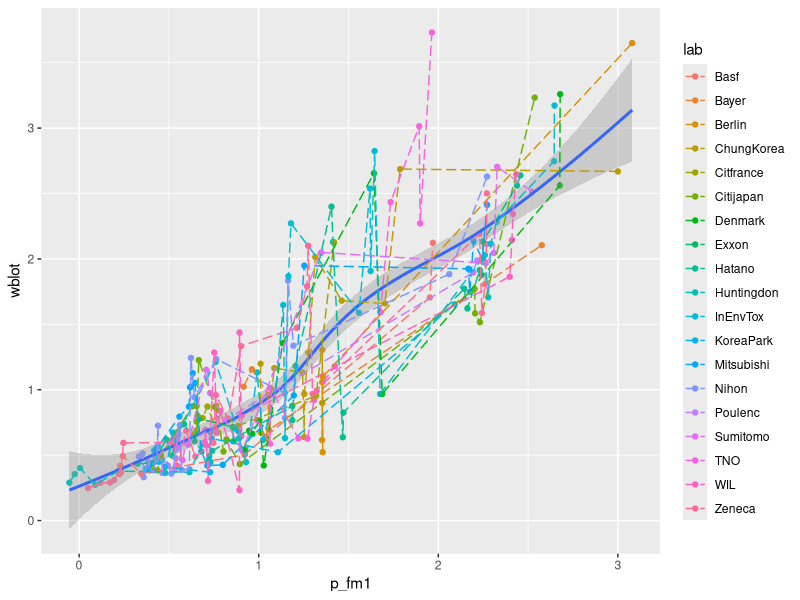
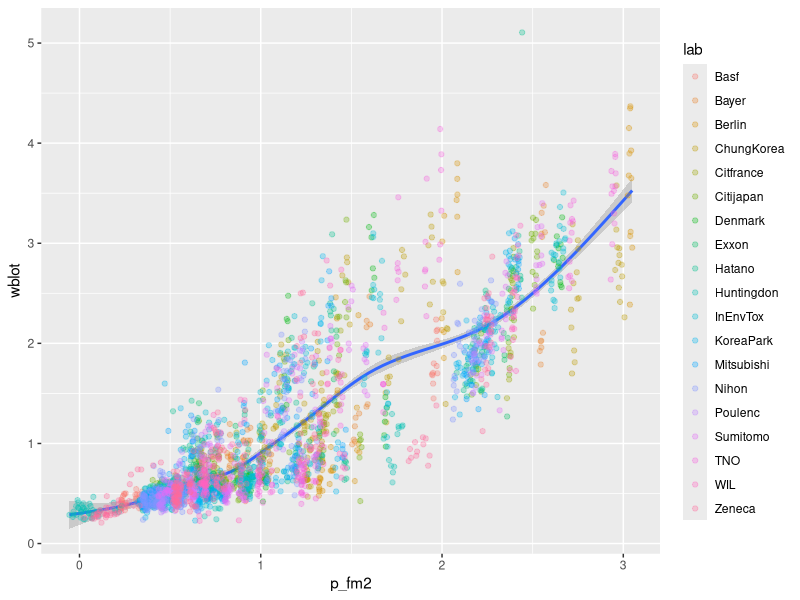
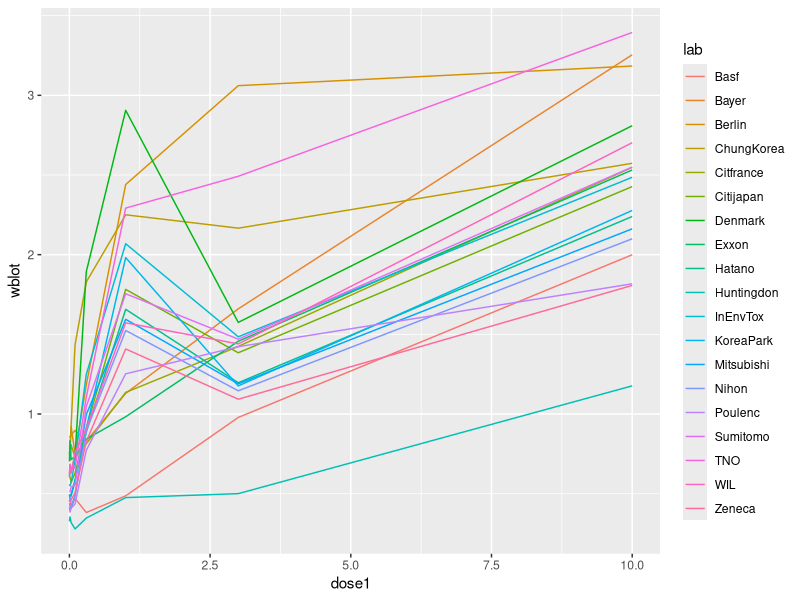
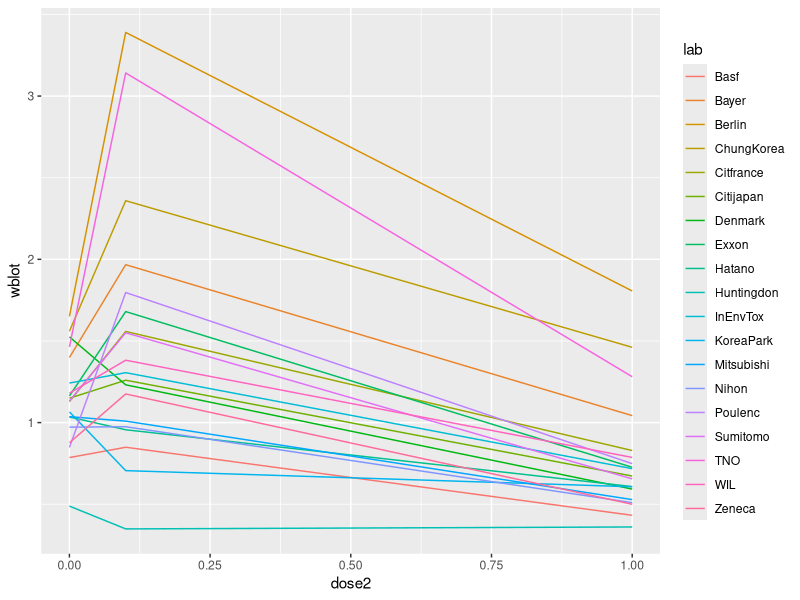
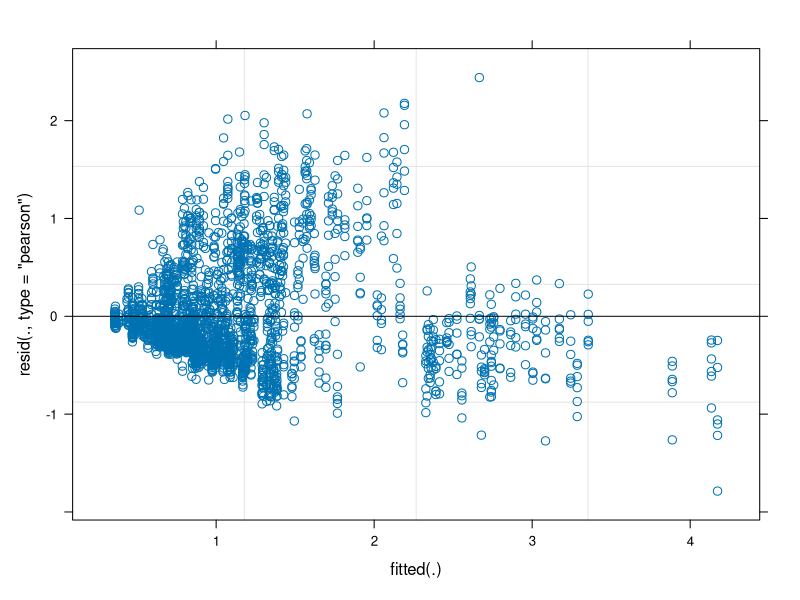
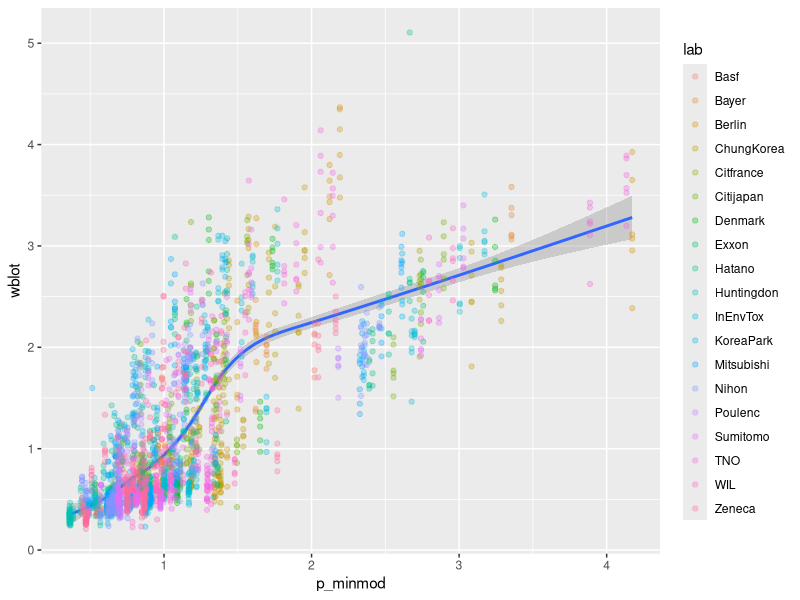
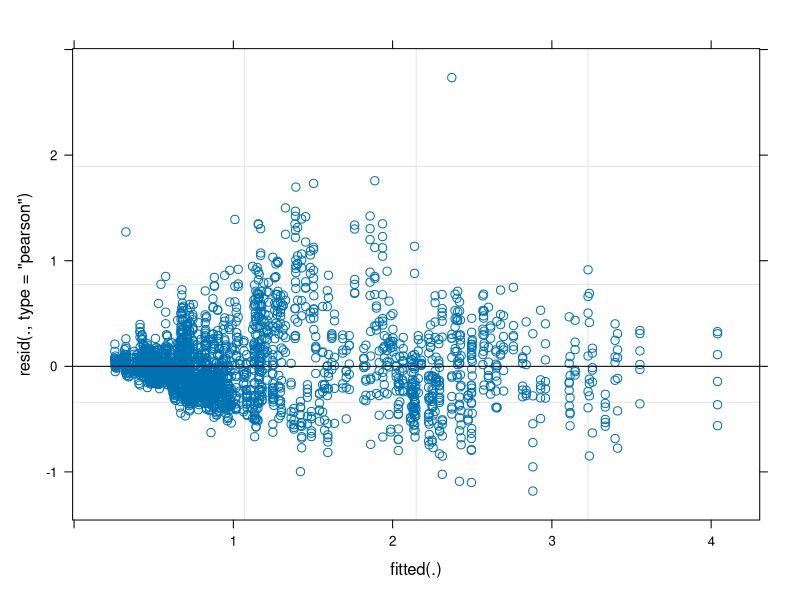
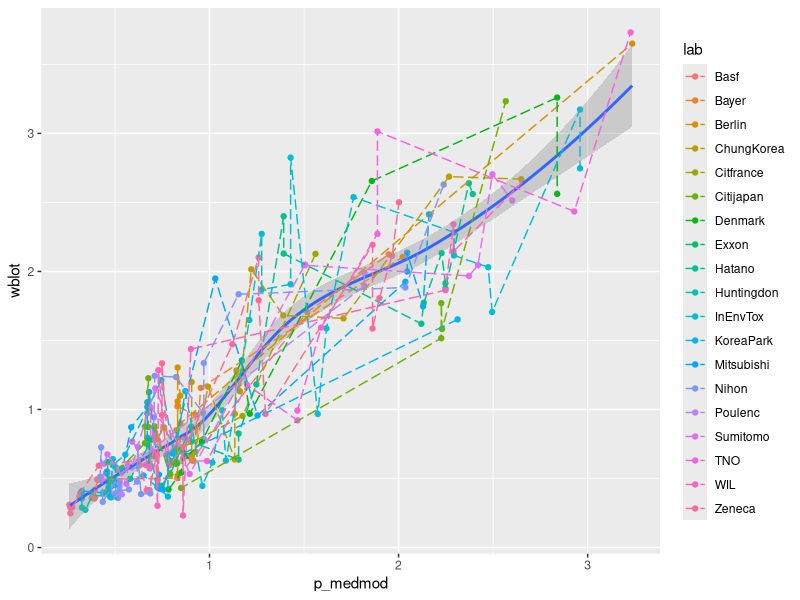

Here is the R script that generated these plots, in order:
## ---- chunk 1
library(dplyr)
library(lme4)
library(ggplot2)

dat <- read.table("case1.txt", header = T, stringsAsFactors = F, na.strings = ".", colClasses=c("character","character","numeric","numeric","numeric","numeric","numeric","numeric"))
dat <-  dat %>% filter(complete.cases(blot)) %>% mutate(wblot = blot/body, wwet = wet/body)
## ---- chunk 2
set.seed(3)
samp <- sample(dim(dat)[1], dim(dat)[1]/10)
test <- dat[samp,]
train <- dat[-samp,]
## ---- chunk 3
fm1 <- lmer(wblot ~ 1 + (proto|lab) + body + poly(dose1,2) + poly(dose2,2), train)
summary(fm1)

p_fm1 <- predict(fm1, test)

ggplot(data = test, aes(p_fm1, wblot)) + geom_point(aes(colour = lab)) + geom_smooth() + geom_line(aes(colour=lab), linetype=5)

## ---- chunk 4
fm2 <- lmer(wblot ~ 1 + (proto|lab) + body + poly(dose1,2) + poly(dose2,2), dat)
summary(fm2)
p_fm2 <- predict(fm2, dat)
ggplot(data = dat, aes(p_fm2, wblot)) + geom_smooth() + geom_point(aes(colour = lab), alpha = 0.3) 

## ---- chunk 5
mean_dat1 <- dat %>% group_by(lab, dose1) %>% summarise(wblot = mean(wblot))
ggplot(data = mean_dat1, aes(x = dose1, y = wblot, color = lab)) + geom_line()
mean_dat2 <- dat %>% group_by(lab, dose2) %>% summarise(wblot = mean(wblot))
ggplot(data = mean_dat2, aes(x = dose2, y = wblot, color = lab)) + geom_line()

## ---- chunk 6
#dose response curve
minmod <- lmer(wblot ~ (1 + proto + dose1 + dose2| lab), dat) #minimum model
summary(minmod)
plot(minmod)
p_minmod <- predict(minmod, dat)
ggplot(data = dat, aes(p_minmod, wblot)) + geom_smooth() + geom_point(aes(colour = lab), alpha = 0.3) #+ geom_line(aes(colour=lab), linetype=5)

## ---- chunk 7
medmod <- lmer(wblot ~ (proto + poly(dose1,2) + poly(dose2,2) |lab), dat) #med model
summary(minmod)
plot(medmod)
p_medmod <- predict(medmod, test)
ggplot(data = test, aes(p_medmod, wblot)) + geom_point(aes(colour = lab)) + geom_smooth() + geom_line(aes(colour=lab), linetype=5)
par(mfrow = c(2,2))
hist(test$wblot, breaks = 20)
hist(p_fm2, breaks = 20)
hist(p_minmod, breaks = 20)


